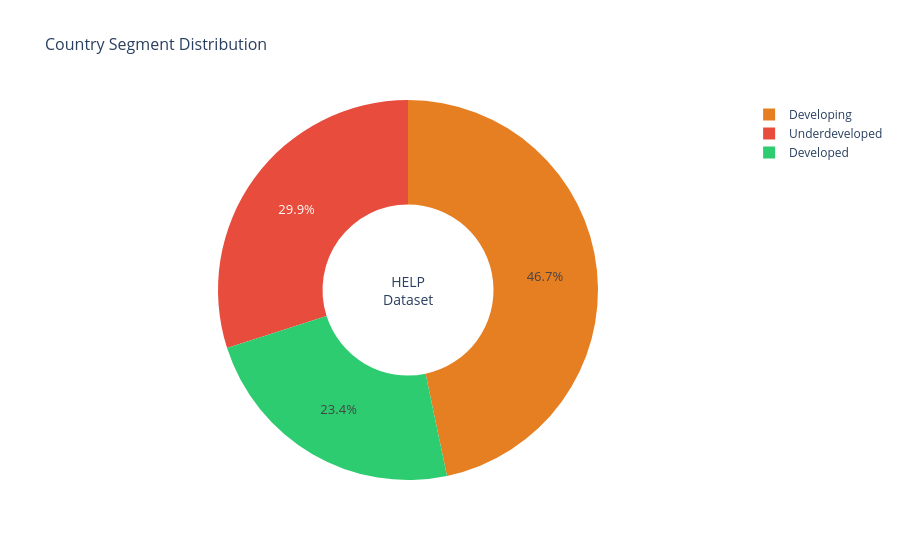

Write notebook code for a chart like this one.
### Code cell
# ── Cluster distribution pie chart ───────────────────────────────────────────
seg_counts = df_clean['segment'].value_counts()

fig = go.Figure(data=[go.Pie(
    labels=seg_counts.index,
    values=seg_counts.values,
    hole=0.45,
    marker_colors=[SEGMENT_COLOR[s] for s in seg_counts.index],
    textfont_size=13
)])
fig.update_layout(
    title='Country Segment Distribution',
    title_font_size=16,
    annotations=[dict(text='HELP<br>Dataset', x=0.5, y=0.5,
                      font_size=14, showarrow=False)],
    template='plotly_white'
)
fig.show()

# Segment summary table
seg_summary = df_clean.groupby('segment')[['child_mort','income','life_expec',
                                            'gdpp','risk_score']].mean().round(2)
print("\n── Segment Feature Averages ──")
print(seg_summary.to_string())

### Figure 1 — Plotly figure (JSON) as saved in the notebook; plotly's stock layout.template omitted (floating-point values rounded to 4 significant figures)
{"data": [{"hole": 0.45, "labels": ["Developing", "Underdeveloped", "Developed"], "marker": {"colors": ["#E67E22", "#E74C3C", "#2ECC71"]}, "textfont": {"size": 13}, "type": "pie", "values": [78, 50, 39]}], "layout": {"annotations": [{"font": {"size": 14}, "showarrow": false, "text": "HELP<br>Dataset", "x": 0.5, "y": 0.5}], "title": {"font": {"size": 16}, "text": "Country Segment Distribution"}}}
